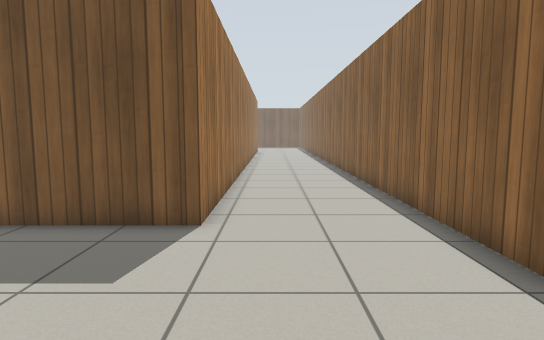
view 1 (above)

16 first-person views from a walk through a robot-simulator world made for Gazebo. The camera is 0.94 m above the floor, tilts 6° down and sees 75° across. The floor is counted in squares, 0.5 m on a side. Each view is taken from the middle of a square. On the plan, view 1 faces up. The plan holds only what a view shows up to about 18 squares ahead; the rest is blank. Gazebo's built-in surfaces are drawn with simple patterns.

view 2
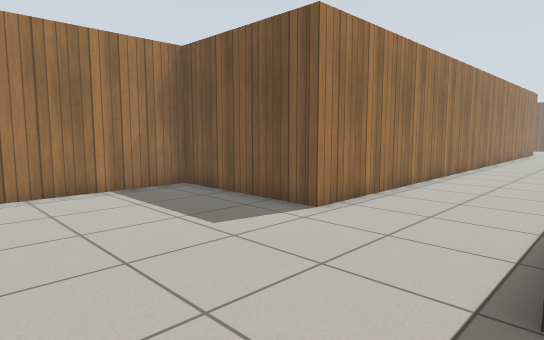

view 3
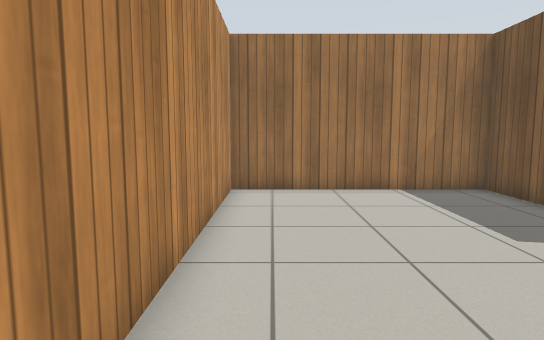

view 4
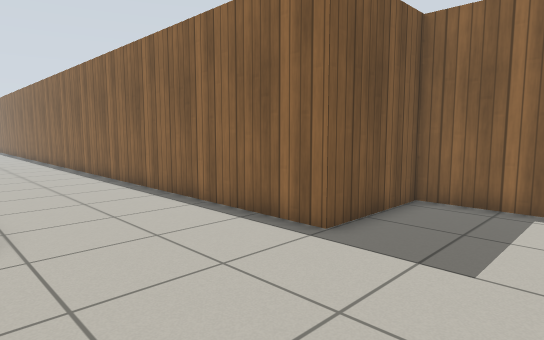

view 5
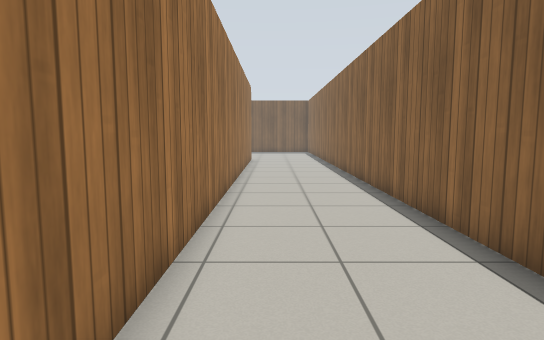

view 6
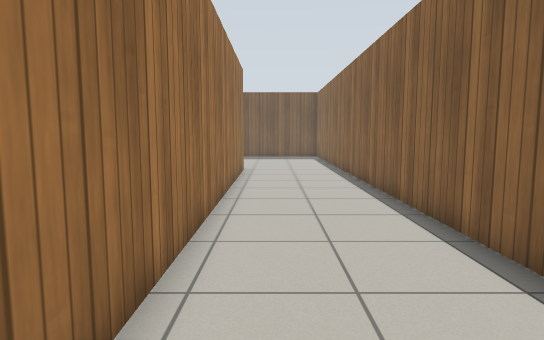

view 7
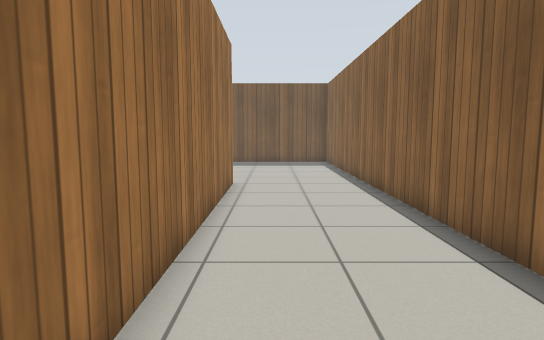

view 8
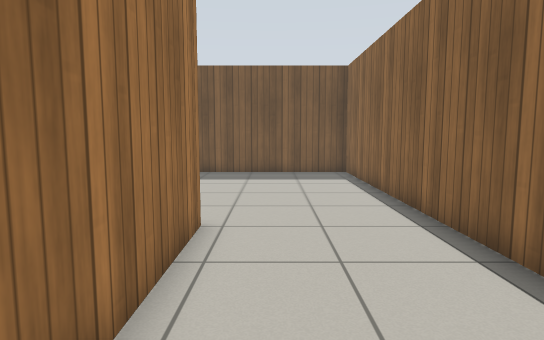

view 9
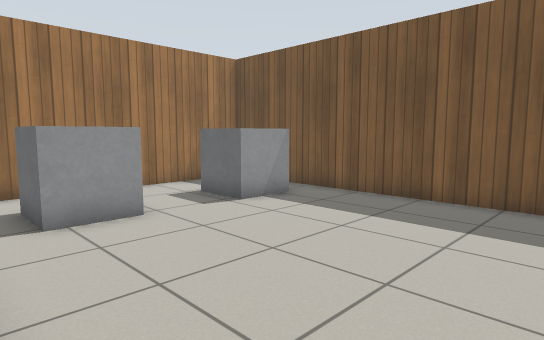

view 10
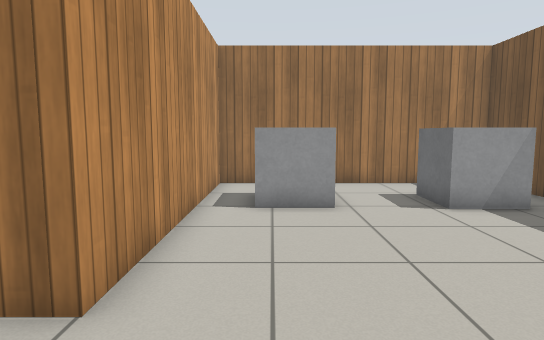

view 11
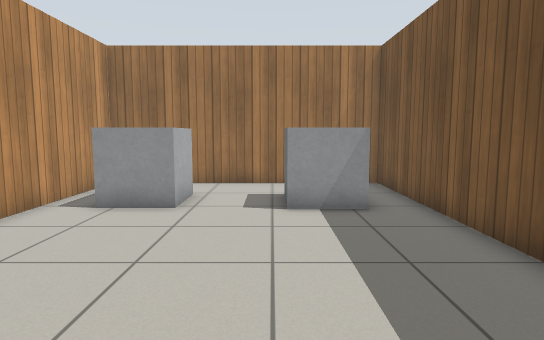

view 12
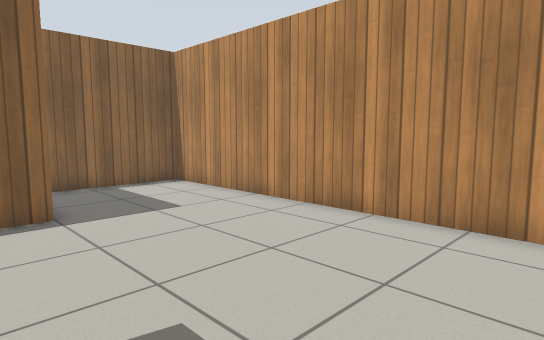

view 13
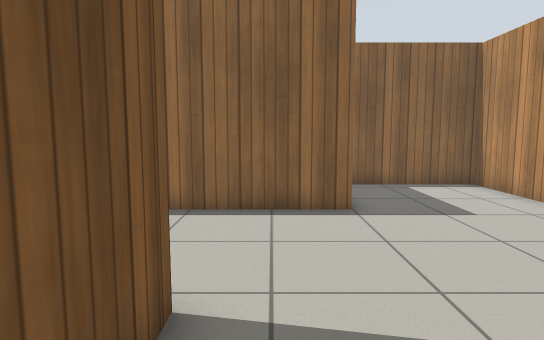

view 14
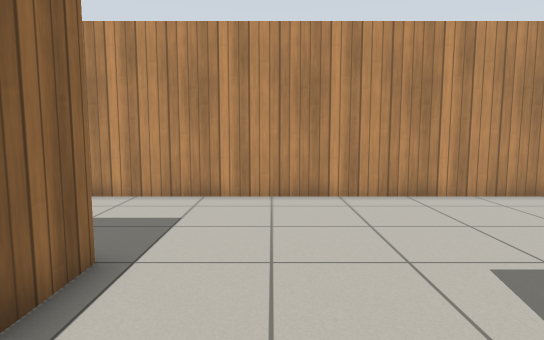

view 15
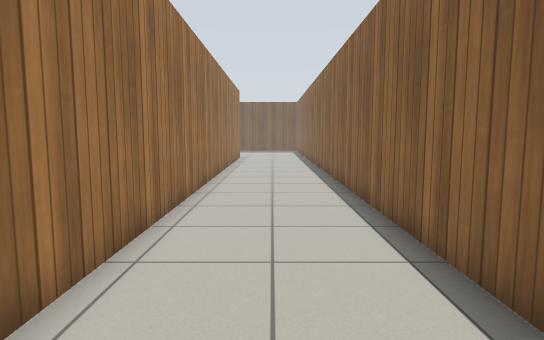

view 16
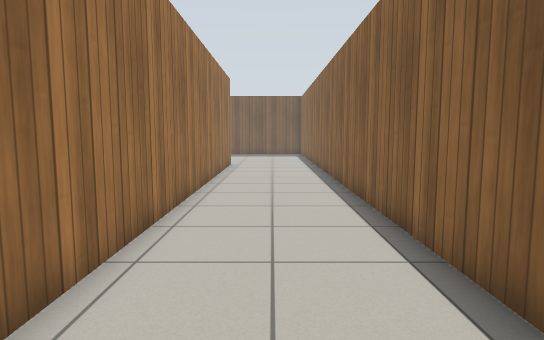

### Floor plan
Points are (right, up) in squares from view 1. A wall is a line through its corners. A room is listed if a view was taken in it or the views show most of it. See-through windows are left out.
Room 1 (views 1, 2, 3, 4, 5, 6, 7, 8, 9, 12, 13, 14, 15, 16)
walls: (-1.4, 36.1) (-1.4, 7.1) (-7.6, 7.1) (-7.6, -1.3) (7.8, -1.3) (7.8, 4) (3.6, 4) (3.6, 37.5)
ways out: opening at (1.5, 37.8) to room 2
Room 2 (views 10, 11)
walls: (3.6, 37.5) (3.6, 46) (-11.1, 46) (-11.1, 36.1) (-1.4, 36.1)
ways out: opening at (1.5, 37.8) to room 1
objects: grey box (-9, 38) to (-7, 40); grey box (-9, 42) to (-7, 44)

Where each view was taken, in squares from view 1:
view 1: 0 up, 0 right, facing up
view 2: 0 up, 4 right, facing up-left
view 3: 0 up, 4 right, facing left
view 4: 0 up, 2 left, facing up-right
view 5: 11 up, 0 right, facing up
view 6: 18 up, 0 right, facing up
view 7: 23 up, 0 right, facing up
view 8: 29 up, 0 right, facing up
view 9: 36 up, 1 right, facing up-left
view 10: 38 up, 2 right, facing left
view 11: 42 up, 2 right, facing left
view 12: 6 up, 5 left, facing down-right
view 13: 6 up, 5 left, facing right
view 14: 9 up, 1 right, facing down
view 15: 9 up, 1 right, facing up
view 16: 15 up, 1 right, facing up
